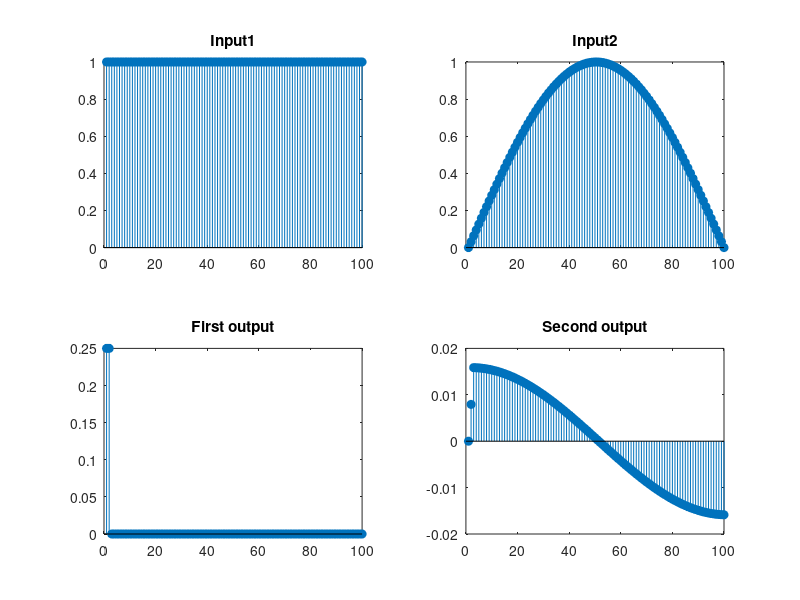

Source code (MATLAB):
clc
clear all
close all
%Define input signal
x1=ones(1,100)
n=linspace(0,1,100)
x2=sin(2*pi/2*n)
h1=[0.5,0.5]   %LPF
h2=[0.5,-0.5]  %HPF
h=conv(h1,h2)  %BPF
y1=conv(x1, h)
y2=conv(x2,h)
subplot(2,2,1),stem(x1,'filled'),title('Input1')
subplot(2,2,2),stem(x2,'filled'),title('Input2')
subplot(2,2,3),stem(y1(1:length(x1)),'filled'),title('First output')
subplot(2,2,4),stem(y2(1:length(x2)),'filled'),title('Second output')
